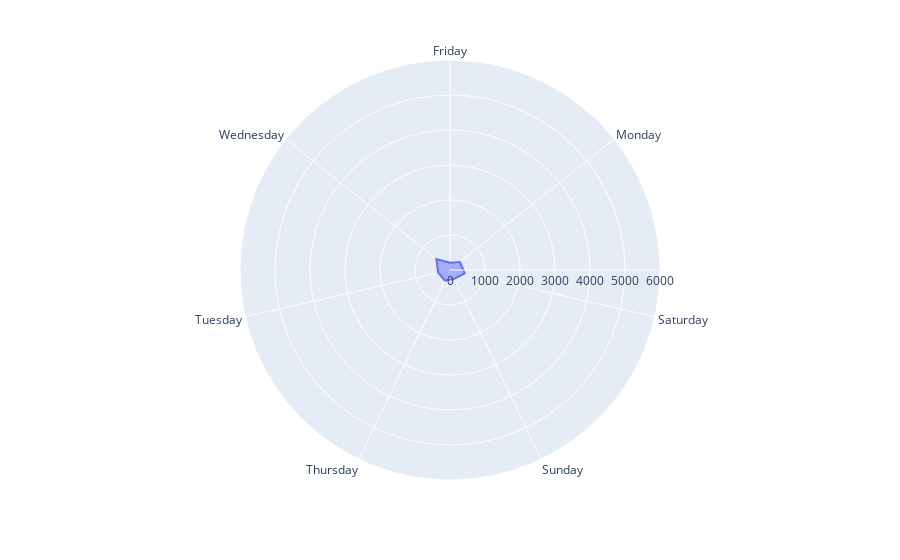

The code cell stored with this chart in its notebook:
### Code cell
def dayofweek(i):
  l = ["Monday", "Tuesday", "Wednesday", "Thursday", "Friday", "Saturday", "Sunday"]
  return l[i];
day_df=pd.DataFrame(messages_df["Message"])
day_df['day_of_date'] = messages_df['Date'].dt.weekday
day_df['day_of_date'] = day_df["day_of_date"].apply(dayofweek)
day_df["messagecount"] = 1
day = day_df.groupby("day_of_date").sum()
day.reset_index(inplace=True)

fig = px.line_polar(day, r='messagecount', theta='day_of_date', line_close=True)
fig.update_traces(fill='toself')
fig.update_layout(
  polar=dict(
    radialaxis=dict(
      visible=True,
      range=[0,6000]
    )),
  showlegend=False
)
fig.show()

### Figure 1 — Plotly figure (JSON) as saved in the notebook; plotly's stock layout.template omitted (floating-point values rounded to 4 significant figures)
{"data": [{"fill": "toself", "hovertemplate": "messagecount=%{r}<br>day_of_date=%{theta}<extra></extra>", "legendgroup": "", "line": {"color": "#636efa", "dash": "solid"}, "mode": "lines", "name": "", "r": [205, 364, 433, 281, 336, 347, 498, 205], "showlegend": false, "subplot": "polar", "theta": ["Friday", "Monday", "Saturday", "Sunday", "Thursday", "Tuesday", "Wednesday", "Friday"], "type": "scatterpolar"}], "layout": {"legend": {"tracegroupgap": 0}, "margin": {"t": 60}, "polar": {"angularaxis": {"direction": "clockwise", "rotation": 90}, "domain": {"x": [0, 1], "y": [0, 1]}, "radialaxis": {"range": [0, 6000], "visible": true}}, "showlegend": false}}
